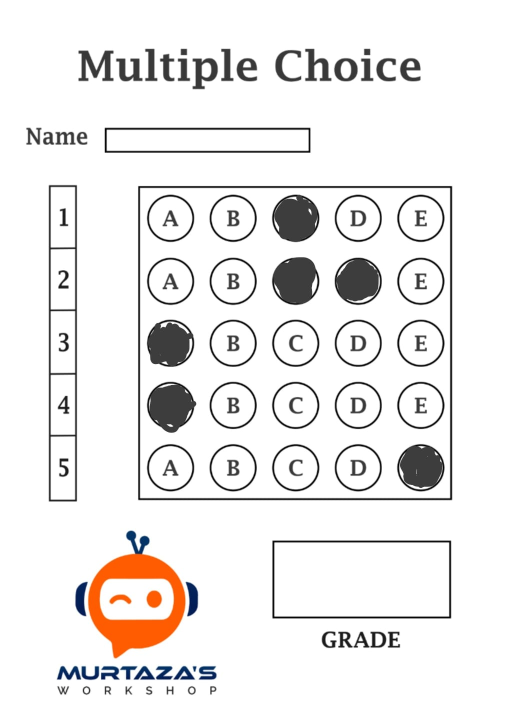
#> input picture OMR_sheets/Chandler.jpeg, 1028 x 1456 px, found by its file name (shown at 1/2 size); its folder holds only this picture in this run
$ python prediction.py
#> lines starting #> are read from the running program, lines starting #| are printed output that depends on the picture; after the words box and inside, x2 and y2 are one past the last pixel; in counts of white or black regions, pixels touching at a corner belong together
### utils.py
import cv2
import numpy as np

# used to show the images as a stack
# [34 lines left out: function stackImages, not called in this run]

# function to find out the rectangle edges
def rectContour(contours):
    rectangleContour = []
    for i in contours:
        area = cv2.contourArea(i)
        if area > 50:
            perimeter = cv2.arcLength(i, True)
            # approximation of corner points of each rectangle
            approx = cv2.approxPolyDP(i, 0.02*perimeter, True)
            if len(approx) == 4:
                rectangleContour.append(i)

    rectangleContour = sorted(rectangleContour, key=cv2.contourArea, reverse=True)
    return rectangleContour

# finding the corner points of the rectangles
def getCornerPoints(contour):
    perimeter = cv2.arcLength(contour, True)
    approx = cv2.approxPolyDP(contour, 0.02*perimeter, True)
    return approx

# reordring the points because if we dont do it then the image will not get properly
def reorder(myPoints):
    myPoints = myPoints.reshape((4, 2))
    myPointsNew = np.zeros((4, 1, 2), np.int32)
    add = myPoints.sum(1)
    diff = np.diff(myPoints, axis=1)
    # adding the points so that we can under stand the points order.
    # the minimum numbered point will be the top right and the maximum will be the bottom right
    myPointsNew[0] = myPoints[np.argmin(add)] # top left
    myPointsNew[3] = myPoints[np.argmax(add)] # bottom right
    myPointsNew[1] = myPoints[np.argmin(diff)] # bottom left
    myPointsNew[2] = myPoints[np.argmax(diff)] # top right

    return myPointsNew

# function for splitting the box into five equal parts
def splitBoxes(img, questions, choices):
    rows = np.vsplit(img, questions)

    boxes = []
    for r in rows:
        cols = np.hsplit(r, choices)
        for box in cols:
            boxes.append(box)
    return boxes

# function for marking the bubbles in the OMR sheet
def showAnswers(img, myIndex, grading, answers, questions, choices):
    sectionWidth = int(img.shape[1]/questions)
    sectionHeight = int(img.shape[1]/choices)

    for i in range(0, questions):
        myAns = myIndex[i]

        cX = (myAns * sectionWidth) + sectionWidth // 2
        cY = (i * sectionHeight) + sectionHeight // 2

        if grading[i]:
            cv2.circle(img, (cX, cY), 50, (0, 255, 0), cv2.FILLED)
        elif grading[i] == 0 and myAns == -1: # checking wheather the bubble is marked nothing or more than one
            lineX = (sectionWidth * questions)
            img = cv2.line(img, (50, cY), (lineX - 50, cY), (0, 0, 255), 70)

            cX = (answers[i] * sectionWidth) + sectionWidth // 2
            cv2.circle(img, (cX, cY), 20, (0, 255, 0), cv2.FILLED)
        else:
            cv2.circle(img, (cX, cY), 50, (0, 0, 255), cv2.FILLED)

            cX = (answers[i] * sectionWidth) + sectionWidth // 2
            cv2.circle(img, (cX, cY), 20, (0, 255, 0), cv2.FILLED)

    return img

# function for converting the answers a, b, c, d, e  into  0, 1, 2, 3, 4
def convertAnswers(answers):
    result = []

    for letter in answers:
        value = ord(letter.lower()) - ord('a')
        result.append(value)

    return result

### main.py
import cv2
import numpy as np
import utils  # utils is the python file for writing the helper functions.


def get_answers(path, answers, negative_marking, questions, choices):
    widthImg = 700
    heightImg = 700

    # converting answers to indexes. calling the function from utils file
    answers = utils.convertAnswers(answers)

    while True:
        img = cv2.imread(path)
#> img is the input picture: shape (1456, 1028, 3); mean B, G, R 234.8, 235.7, 237.6

        img = cv2.resize(img, (widthImg, heightImg))
#> img: shape (700, 700, 3)
        imgContours = img.copy()
        finalImg = img.copy()
        imgBiggestContours = img.copy()
        imgGradeContours = img.copy()

        ## image preprocessing
        # first converting the image to canny to detect the rectangles in the picture
        # were big rectangle will have the OMR bubbles and the small rectangle will be the grade marking box.
        imgGray = cv2.cvtColor(img, cv2.COLOR_BGR2GRAY)
        # adding blur
        imgBlur = cv2.GaussianBlur(imgGray, (5, 5), 1)
        # detecting edges
        imgCanny = cv2.Canny(imgBlur, 10, 50)
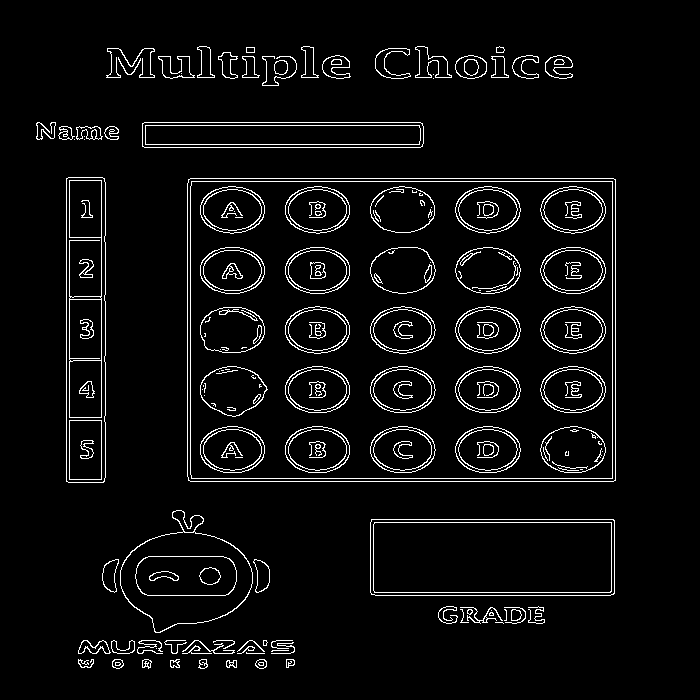
#> imgCanny: shape (700, 700); 4.9% white in thin lines or dots, all inside (x1, y1, x2, y2) = (36, 46, 616, 669)

        try:
            # then we find out the rectangles in the picture and finding out the corner points.
            contours, heirarchy = cv2.findContours(imgCanny, cv2.RETR_EXTERNAL, cv2.CHAIN_APPROX_NONE)
#> contours = 68 contours, 26 with area under 20; largest, box (x1, y1, x2, y2) and area: (187, 178, 616, 482) 129669, (370, 519, 615, 596) 18531, (66, 177, 106, 483) 11857, (120, 510, 253, 633) 10048, (142, 122, 424, 148) 7012
            cv2.drawContours(imgContours, contours, -1, (0, 255, 0), 10)
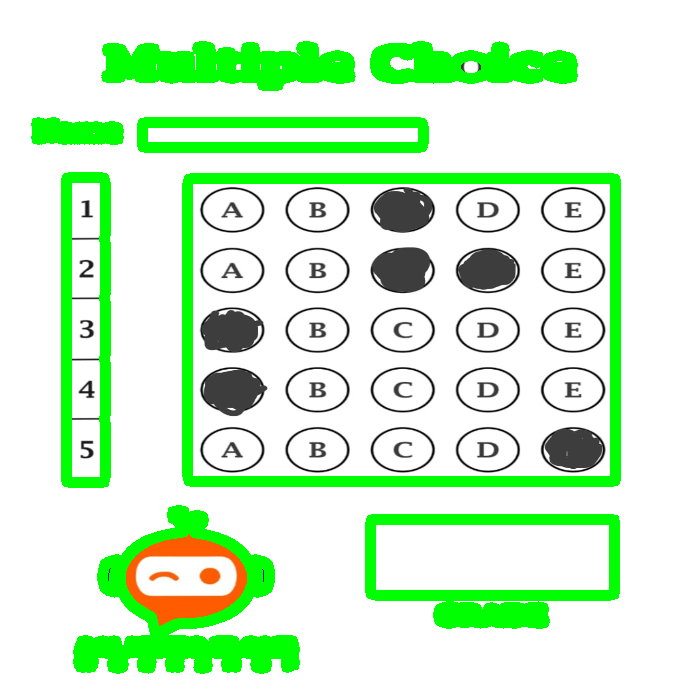
#> imgContours: shape (700, 700, 3); mean B, G, R 205.8, 243.6, 208.1

            # finding rectangles. calling the function from the utils file
            rectangleContours = utils.rectContour(contours)
#> the loop in rectContour, `for i in contours:` made 68 passes
#> (area, perimeter, approx) on passes 37, 39, 40, 47: (18531, 636.5, [[370, 522], [371, 594], [614, 593], [613, 519]]), (129669, 1458.5, [[188, 179], [188, 480], [615, 480], [615, 179]]), (11857, 687.8, [[68, 177], [66, 481], [103, 482], [105, 182]]), (7012, 608.5, [[142, 123], [144, 147], [423, 143], [420, 122]])
#> after the loop in rectContour, `for i in contours:`: rectangleContour = 4 contours; box (x1, y1, x2, y2) and area: (187, 178, 616, 482) 129669, (370, 519, 615, 596) 18531, (66, 177, 106, 483) 11857, (142, 122, 424, 148) 7012
#> rectangleContours has the same summary as rectangleContour in rectContour
            # we are getting every points of the pixels. we want the corner points only
            biggestContour = utils.getCornerPoints(rectangleContours[0])
#> in getCornerPoints, `perimeter = cv2.arcLength(contour, True)`: perimeter = 1458.5
#> in getCornerPoints, `approx = cv2.approxPolyDP(contour, 0.02*perimeter, True)`: approx = [[188, 179], [188, 480], [615, 480], [615, 179]]
#> biggestContour = [[188, 179], [188, 480], [615, 480], [615, 179]]
            gradePoints = utils.getCornerPoints(rectangleContours[1])  # second biggest
#> gradePoints = [[370, 522], [371, 594], [614, 593], [613, 519]]

            if biggestContour.size != 0 and gradePoints.size != 0:
                cv2.drawContours(imgBiggestContours, biggestContour, -1, (0, 255, 0), 20)
                cv2.drawContours(imgBiggestContours, gradePoints, -1, (0, 0, 255), 20)

                # rearranging the the corner points correctly of both rectangles
                # (like finding out top left, top right, bottom left, bottom right corner points)
                # calling the function from the utils file
                biggestContour = utils.reorder(biggestContour)
#> in reorder, `myPoints = myPoints.reshape((4, 2))`: myPoints = [[188, 179], [188, 480], [615, 480], [615, 179]]
#> in reorder, `add = myPoints.sum(1)`: add = [367, 668, 1095, 794]
#> in reorder, `diff = np.diff(myPoints, axis=1)`: diff = [-9, 292, -135, -436]
#> biggestContour = [[188, 179], [615, 179], [188, 480], [615, 480]]
                gradePoints = utils.reorder(gradePoints)
#> gradePoints = [[370, 522], [613, 519], [371, 594], [614, 593]]

                # After getting the points extracting the both rectangles (OMR, Grade) from the image.
                point1 = np.float32(biggestContour)
#> point1 = [[188, 179], [615, 179], [188, 480], [615, 480]]
                point2 = np.float32([[0, 0], [widthImg, 0], [0, heightImg], [widthImg, heightImg]])
                matrix = cv2.getPerspectiveTransform(point1, point2)
#> matrix = [[1.64, 9.63e-17, -308.2], [0, 2.33, -416.3], [-9.51e-20, 6.57e-36, 1]]
                imgWarpColored = cv2.warpPerspective(img, matrix, (widthImg, heightImg))

                gradePoint1 = np.float32(gradePoints)
#> gradePoint1 = [[370, 522], [613, 519], [371, 594], [614, 593]]
                gradePoint2 = np.float32([[0, 0], [325, 0], [0, 150], [325, 150]])
                gradeMatrix = cv2.getPerspectiveTransform(gradePoint1, gradePoint2)
#> gradeMatrix = [[1.43, -0.0199, -519.7], [0.0268, 2.17, -1143.2], [0.000119, -3.26e-06, 1]]
                imgGradeWarpColored = cv2.warpPerspective(img, gradeMatrix, (325, 150))

                # After extracting the OMR rectangle converting that extracted image into binary image
                # (only black and white pixels will be there. 0 and 255 only)

                # applying the binary threshold
                imgWarpGray = cv2.cvtColor(imgWarpColored, cv2.COLOR_BGR2GRAY)
                imgThresh = cv2.threshold(imgWarpGray, 170, 255, cv2.THRESH_BINARY_INV)[1]
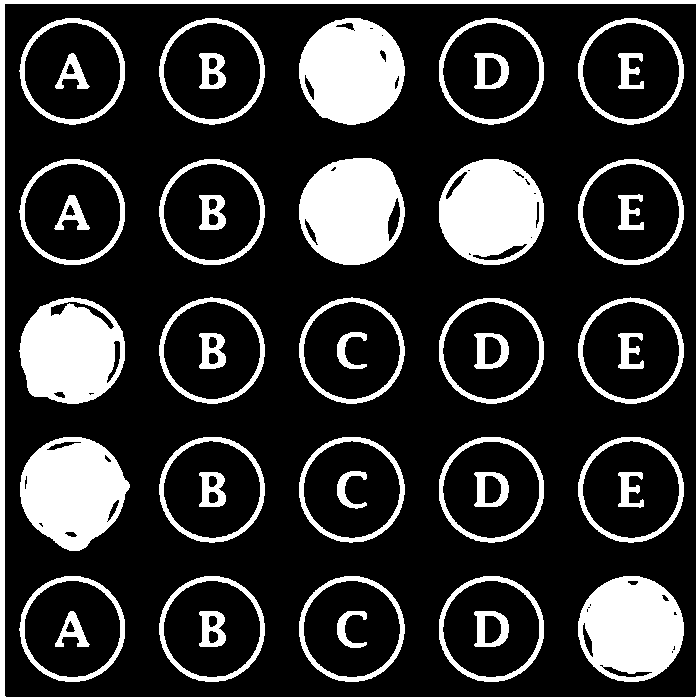
#> imgThresh: shape (700, 700); 21.1% white; 45 white regions, largest, box (x1, y1, x2, y2) and area: (0, 0, 700, 700) 11139, (20, 437, 130, 551) 8820, (299, 18, 405, 125) 8612

                # Then we split the image into 5 for each row to get each bubbles.
                # caling the function from utils file
                boxes = utils.splitBoxes(imgThresh, questions, choices)
#> in splitBoxes, `rows = np.vsplit(img, questions)`: rows = 5 items
#> the loop in splitBoxes, `for r in rows:` made 5 passes
#> after the loop in splitBoxes, `for r in rows:`: boxes = 25 items
#> boxes = 25 items

                pixelVal = np.zeros((questions, choices))
                columnCount = 0
                rowCount = 0

                # for a row which bubble have the most number of 255s in it, that will be the answer marked in the image.
                # like that we find every answers that marked in the image.

                # box with most non zero values will be the answer of that row
                # finding index values of the correct answers
                for box in boxes:
                    pixelVal[rowCount][columnCount] = cv2.countNonZero(box)
                    columnCount += 1
                    if columnCount == choices:
                        columnCount = 0
                        rowCount += 1
#> this loop made 25 passes
#> after the loop, columnCount = 0; pixelVal = [[3370, 2790, 9172, 2843, 3240], [2826, 2225, 8609, 8338, 2685], [9075, 2215, 2033, 2258, 2692], [9520, 2212, 2045, 2251, 2675], [3232, 2643, 2466, 2706, 9389]]; rowCount = 5

                myIndex = []
                for i in range(0, questions):
                    arr = pixelVal[i]
                    count_greater_than_5 = sum(1 for value in arr if value > 5000)
                    # Check if the count is greater than 1
                    if count_greater_than_5 > 1 or count_greater_than_5 < 1:
                        myIndex.append(-1)
                    else:
                        myIndexVal = np.where(arr == np.amax(arr))
                        myIndex.append(myIndexVal[0][0])
#> this loop made 5 passes
#> (arr, count_greater_than_5, myIndexVal) on passes 1, 3, 4, 5: ([3370, 2790, 9172, 2843, 3240], 1, ([2],)), ([9075, 2215, 2033, 2258, 2692], 1, ([0],)), ([9520, 2212, 2045, 2251, 2675], 1, ([0],)), ([3232, 2643, 2466, 2706, 9389], 1, ([4],))
#> after the loop, myIndex = [2, -1, 0, 0, 4]

                # also calculating the grade by comparing it with the answers that we have predefined.
                # Grading
                grading = []
                for i in range(0, questions):
                    if answers[i] == myIndex[i]:
                        grading.append(1)
                    else:
                        grading.append(0)
#> after the loop, grading = [0, 0, 1, 1, 1]

                temp_grading = grading.copy()
#> temp_grading = [0, 0, 1, 1, 1]

                if negative_marking:
                    for i in range(len(myIndex)):
                        if myIndex[i] != -1 and temp_grading[i] == 0:
                            temp_grading[i] -= 1 / 3
#> this loop made 5 passes
#> after the loop, temp_grading = [-0.333, 0, 1, 1, 1]

                score = (sum(temp_grading) / questions) * 100
#> score = 53.33
                score = round(score, 1)
#> score = 53.3
                score = max(score, 0.0)
                if score == 100.0:
                    score = 100

                # now we have to mark the right and wrong in the OMR sheet that we extracted from the image.
                # for that also we use cv2 to draw green if the answer is correct, red if the answer marked is wrong.
                # if its wrong marking the correct answer with a small green dot.
                # displaying the answers in the image
                imgResult = imgWarpColored.copy()
                # calling the function from utils file
                imgResult = utils.showAnswers(imgResult, myIndex, grading, answers, questions, choices)
#> the loop in showAnswers, `for i in range(0, questions):` made 5 passes
#> myAns on passes 1 to 5: 2, -1, 0, 0, 4
#> after the loop in showAnswers, `for i in range(0, questions):`:
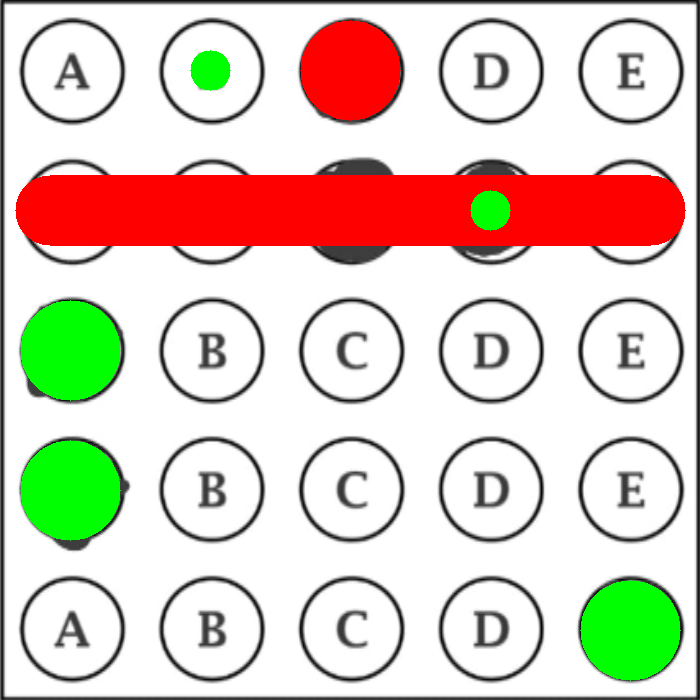
#> img: shape (700, 700, 3); mean B, G, R 191.6, 205.2, 219.2

                # now we need to make these markings inside the original image. so taking the markings
                imgRawDrawing = np.zeros_like(imgWarpColored)
                imgRawDrawing = utils.showAnswers(imgRawDrawing, myIndex, grading, answers, questions, choices)
#> call 2 of showAnswers, with questions = 5, choices = 5
#> the loop in showAnswers (call 2), `for i in range(0, questions):` made 5 passes
#> after the loop in showAnswers (call 2), `for i in range(0, questions):`:
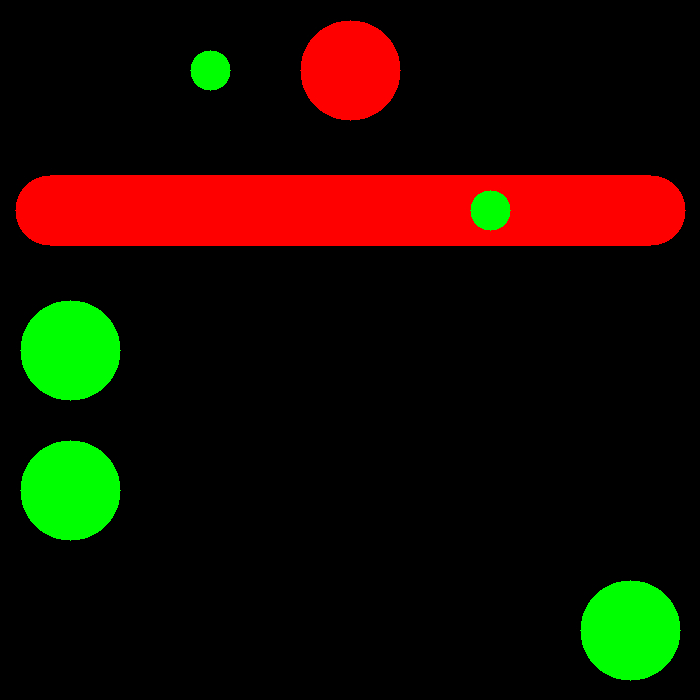
#> img: shape (700, 700, 3); mean B, G, R 0, 13.6, 27.6

                # after that we took the drawings(markings) only. we need to show that in the real image.
                # the real image may not be in correct shape. it may be little tilted.
                # so we make inverse that drawings to be correctly fit in the real image.
                invMatrix = cv2.getPerspectiveTransform(point2, point1)
#> invMatrix = [[0.61, 0, 188], [0, 0.43, 179], [0, 0, 1]]
                imgInvWrap = cv2.warpPerspective(imgRawDrawing, invMatrix, (widthImg, heightImg))

                # after inversing the drawings we add that to the real image and we can get the markings will be correctly aligned to each bubbles.
                # making the final image
                finalImg = cv2.addWeighted(finalImg, 0.8, imgInvWrap, 1, 0)

                # also we found out the grade before. and we add that grade into the small rectangle.
                # adding the Grade in the box
                imgRawGrade = np.zeros_like(imgGradeWarpColored)
                cv2.putText(imgRawGrade, str(score) + '%', (20, 100), cv2.FONT_HERSHEY_COMPLEX, 3, (0, 256, 256), 3)
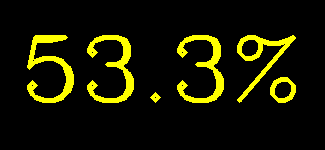
#> imgRawGrade: shape (150, 325, 3); mean of channels 0, 1, 2 0, 23.2, 23.2; drawn as B, G, R

                gradeInvMatrix = cv2.getPerspectiveTransform(gradePoint2, gradePoint1)
#> gradeInvMatrix = [[0.697, 0.00694, 370], [-0.0524, 0.48, 522], [-8.32e-05, 7.41e-07, 1]]
                imgInvGradeWarp = cv2.warpPerspective(imgRawGrade, gradeInvMatrix, (widthImg, heightImg))
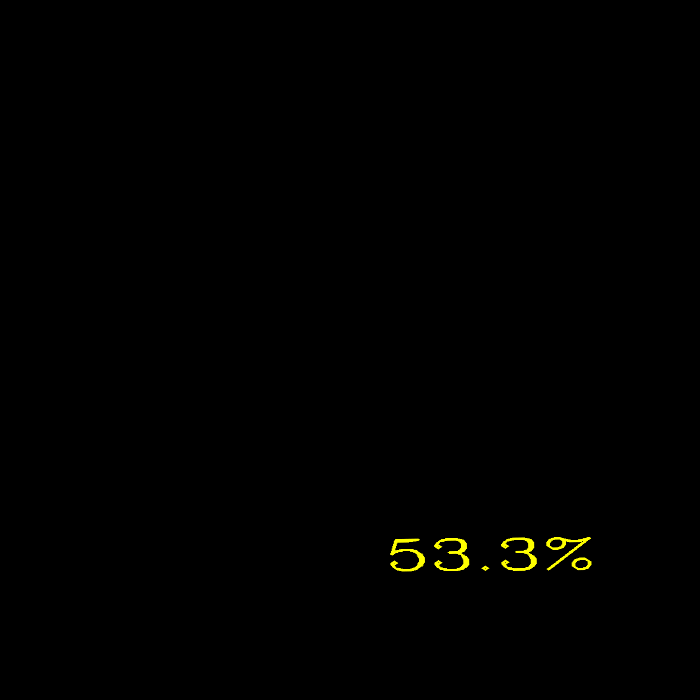
#> imgInvGradeWarp: shape (700, 700, 3); mean of channels 0, 1, 2 0, 0.8, 0.8; drawn as B, G, R

                # The final Image
                finalImg = cv2.addWeighted(finalImg, 1, imgInvGradeWarp, 1, 0)
                # cv2.imshow('final image', finalImg)

                return finalImg, score

            imgBlank = np.zeros_like(img)
            # making image array
            imageArray = ([img, imgGray, imgBlur, imgCanny],
                          [imgContours, imgBiggestContours, imgWarpColored, imgThresh],
                          [imgResult, imgRawDrawing, imgInvWrap, finalImg])

        except:
            imgBlank = np.zeros_like(img)
            # making image array
            imageArray = ([img, imgGray, imgBlur, imgCanny],
                          [imgBlank, imgBlank, imgBlank, imgBlank],
                          [imgBlank, imgBlank, imgBlank, imgBlank])

        labels = [["Original", "Gray", "Blur", "Canny"],
                  ["Contours", "Biggest con", "Warpped", "Threshold"],
                  ["Result", "Raw drawing", "Inv Warpped", "Final"]]

        # imported function from utils to show the images used as a stack
        imgStacked = utils.stackImages(imageArray, 0.3, labels)

        # cv2.imshow('Stacked images', imgStacked)
        # cv2.imshow('final image', finalImg)

        key = cv2.waitKey(1) & 0xFF

        # press s key to save the image
        if key != 0xFF:
            break

    cv2.destroyAllWindows()

### prediction.py
import os
import cv2
import main

# answer of the omr sheet in order
answers = ['b', 'd', 'a', 'a', 'e']
negative_marking = True
questions = 5
choices = 5

# input and output folder paths
input_folder_path = './OMR_Sheets'
output_folder_path = './OMR_Answers'

# Ensure the folder path exists
if os.path.exists(input_folder_path):
    # Create the output folder if it doesn't exist
    if not os.path.exists(output_folder_path):
        os.makedirs(output_folder_path)

    # Loop through all images in the folder
    for filename in os.listdir(input_folder_path):
        # Check if the file is an image (you may want to add more file type checks if needed)
        if filename.lower().endswith(('.png', '.jpg', '.jpeg')):
            # Construct the full path to the image
            image_path = os.path.join(input_folder_path, filename)

            # calling the function in main to get the answers marked in the image
            img, score = main.get_answers(image_path, answers, negative_marking, questions, choices)
#> score = 53.3

            new_filename = f"{os.path.splitext(filename)[0]}_{score}%{os.path.splitext(filename)[1]}"

            # Construct the full path to the output image
            output_image_path = os.path.join(output_folder_path, new_filename)

            # Save the processed image using cv2.imwrite
            cv2.imwrite(output_image_path, img)
        else:
            print(f"Skipped non-image file: {filename}")

else:
    print(f"The folder path '{input_folder_path}' does not exist.")
